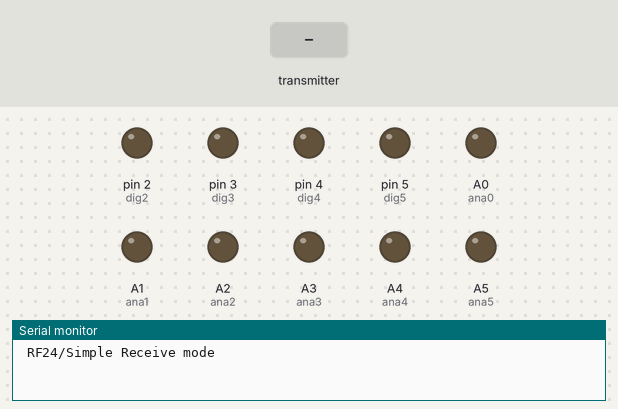
Recording of a sketch running on a simulated Arduino Nano, built with avr-gcc and run on an emulated ATmega328P. Parts: output pins drawn as LEDs (lit = HIGH), the last lines printed to the serial monitor. The test bench sets the inputs (shaded band). No radio packets arrive unless stated.

Above: at 1.2 s.
1.3 s: the transmitter starts sending data = 256
At 1.7 s:
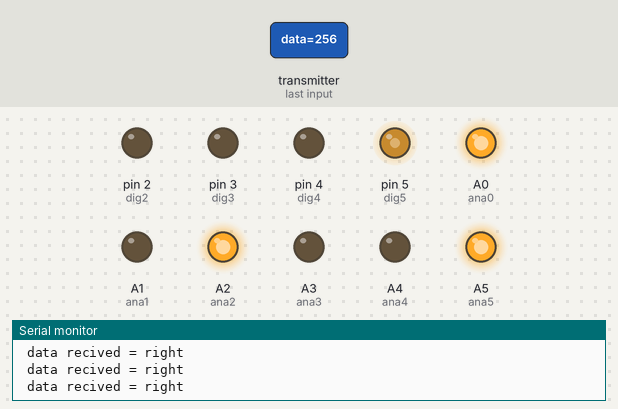
2.9 s: the transmitter starts sending data = 0
At 3.2 s:
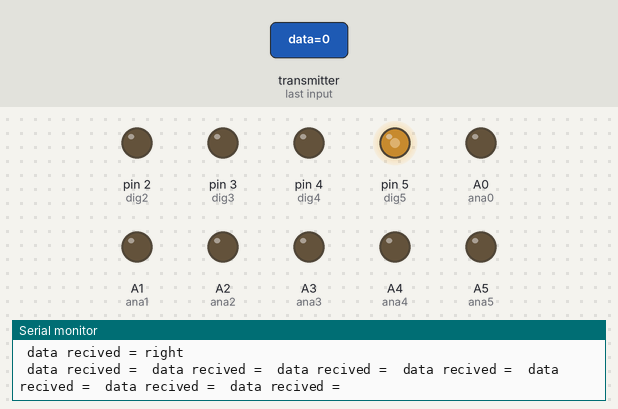
Timing chart, 0 to 5.9 s (numbered marks = the images above; inputs shaded):
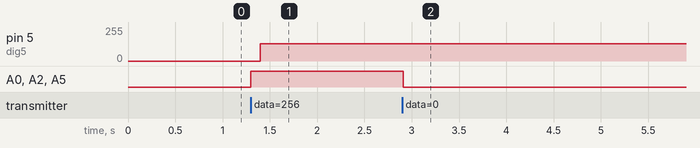

The sketch:

clean_bot.ino
```cpp
 /*-----( Import needed libraries )-----*/
#include <SPI.h>   // Comes with Arduino IDE
#include "RF24.h"  // Download and Install (See above)
#include "nRF24L01.h"
#include "printf.h"

/*-----( Declare Constants and Pin Numbers )-----*/
int ana0=A0,ana1=A1,ana2=A2,ana3=A3,ana4=A4,ana5=A5,ana6=A6,ana7=A7;
int dig2=2, dig3=3, dig4=4, dig5=5, dig6=6;
int test=2;
int intensity=140,lite=130;
int joy1=0, joy2=0;

/*-----( Declare objects )-----*/
// (Create an instance of a radio, specifying the CE and CS pins. )
RF24 myRadio (9, 10); // "myRadio" is the identifier you will use in following methods
/*-----( Declare Variables )-----*/
byte add[][6] = {"Node1","Node2"}; // Create address for 1 pipe.
int data =0;

/*-----for testing the program-------*/

void bl()
{

  digitalWrite(test, HIGH);   // turn the LED on (HIGH is the voltage level)
  delay(1000);                       // wait for a second
  digitalWrite(test, LOW);    // turn the LED off by making the voltage LOW
  delay(1000);
}


/*--------declare any function--------*/


//here the code foe running the vechicle start assuming ideal condition
//to move the robot in fordware direction
void fwd()

{
  analogWrite(ana0,intensity);
  analogWrite(ana1,LOW);
  analogWrite(ana2,intensity);
  analogWrite(ana3,LOW);
  analogWrite(ana4,intensity);
  analogWrite(ana5,LOW);
  analogWrite(ana6,intensity);
  analogWrite(ana7,LOW);
  delay(400);
}
//to move the robot in backward direction
void back()

{
  analogWrite(ana0,LOW);
  analogWrite(ana1,intensity);
  analogWrite(ana2,LOW);
  analogWrite(ana3,intensity);
  analogWrite(ana4,LOW);
  analogWrite(ana5,intensity);
  analogWrite(ana6,LOW);
  analogWrite(ana7,intensity);
  delay(400);
}
//to move the robot in left direction
void left()
{
  analogWrite(ana0,LOW);
  analogWrite(ana1,lite);
  analogWrite(ana2,LOW);
  analogWrite(ana3,lite);
  analogWrite(ana4,lite);
  analogWrite(ana5,LOW);
  analogWrite(ana6,lite);
  analogWrite(ana7,LOW);
  delay(100);
}
//to move the robot in right direction
void right()
{
  analogWrite(ana0,lite);
  analogWrite(ana1,LOW);
  analogWrite(ana2,lite);
  analogWrite(ana3,LOW);
  analogWrite(ana4,LOW);
  analogWrite(ana5,lite);
  analogWrite(ana6,LOW);
  delay(100);
  analogWrite(ana7,lite);
}
//to stop the robot
void stp()
{
  analogWrite(ana0,LOW);
  analogWrite(ana1,LOW);
  analogWrite(ana2,LOW);
  analogWrite(ana3,LOW);
  analogWrite(ana4,LOW);
  analogWrite(ana5,LOW);
  analogWrite(ana6,LOW);
  analogWrite(ana7,LOW);
}


//function to be called for rx execution command
int exe(int data)
{
//  if (data <= 0)
//  {
    joy2 = data;
    joy1 = data;
    if (joy1<= -10 && joy1>= -645)
     {
     // intensity=int(((645+joy1)/635)*1023);
      fwd();
      Serial.println("forward");
      }
    else if(joy1 >= 29256 && joy1<= 31743)
    {
      //intensity=int((((31743-joy1)/2487)*1023));
      back();
      Serial.println("backward");
    }


    else if(joy2 > 10 && joy2 <= 300)
     {
    //  lite=(((300-joy2)/290)*1023);
      right();
      Serial.println("right");
     }
    else if(joy2 >= 31760 && joy2 <=32542)
     {
      //lite=(((32542-joy2)/782)*1023);
      left();
      Serial.println("left");
     }

  else
    {
      stp();
    }
}


/*------setup file for arduino-------*/

void setup()   /****** SETUP: RUNS ONCE ******/
{
  Serial.begin(57600);//set the communication baud rate
  Serial.print("\n RF24/Simple Receive mode");
   printf_begin();
  //pin declaration
  pinMode(ana0,OUTPUT);//left motor pin connection
  pinMode(ana1,OUTPUT);//left motor pin connection
  pinMode(ana2,OUTPUT);//right motor pin connection
  pinMode(ana3,OUTPUT);//right motor pin connection

  pinMode(ana4,OUTPUT);//left motor pin connection
  pinMode(ana5,OUTPUT);//left motor pin connection
  pinMode(ana6,OUTPUT);//right motor pin connection
  pinMode(ana7,OUTPUT);//right motor pin connection

  pinMode(dig2,OUTPUT);//left motor enableA pin connection
  pinMode(dig3,OUTPUT);//left motor pin connection
  pinMode(dig4,OUTPUT);//right motor pin connection
  pinMode(dig5,OUTPUT);//right motor pin connection


  //Declaration for my radio receiver

  myRadio.begin();  // Start up the physical nRF24L01 Radio
  myRadio.setChannel(108);  // Above most Wifi Channels
  //myRadio.setPALevel(RF24_PA_MIN);
   myRadio.setPALevel(RF24_PA_MAX);  // Uncomment for more power
  myRadio.setAutoAck(1);                    // Ensure autoACK is enabled
  myRadio.enableAckPayload();               // Allow optional ack payloads
  myRadio.setRetries(0,15);                 // Smallest time between retries, max no. of retries
  myRadio.setPayloadSize(5);                // Here we are sending 1-byte payloads to test the call-response speed
  myRadio.openWritingPipe(add[1]);          // Both radios listen on the same pipes by default, and switch when writing
  myRadio.openReadingPipe(1,add[0]);
  myRadio.startListening();                 // Start listening
}

//--(end setup )---

 /****** LOOP: RUNS CONSTANTLY ******/
void loop()
{

  byte pipe;
  int got;  // Data that will be received from the transmitter

    while( myRadio.available(&pipe))  // While there is data ready
  {
    myRadio.read( &data, sizeof(data));
    exe(data);

    //Serial.println(data);
    Serial.print(" data recived = ");
    printf("recieved %d \n",data);

    myRadio.writeAckPayload(pipe,&data, 1 );

  }
}
```

Measured:
- after the input at 1.3 s, pin 5 (dig5): 0/255 → 130/255 after 0.10 s; A0 (ana0), A2 (ana2), A5 (ana5): LOW → HIGH at once
- after the input at 2.9 s, A0 (ana0), A2 (ana2), A5 (ana5): HIGH → LOW at once
